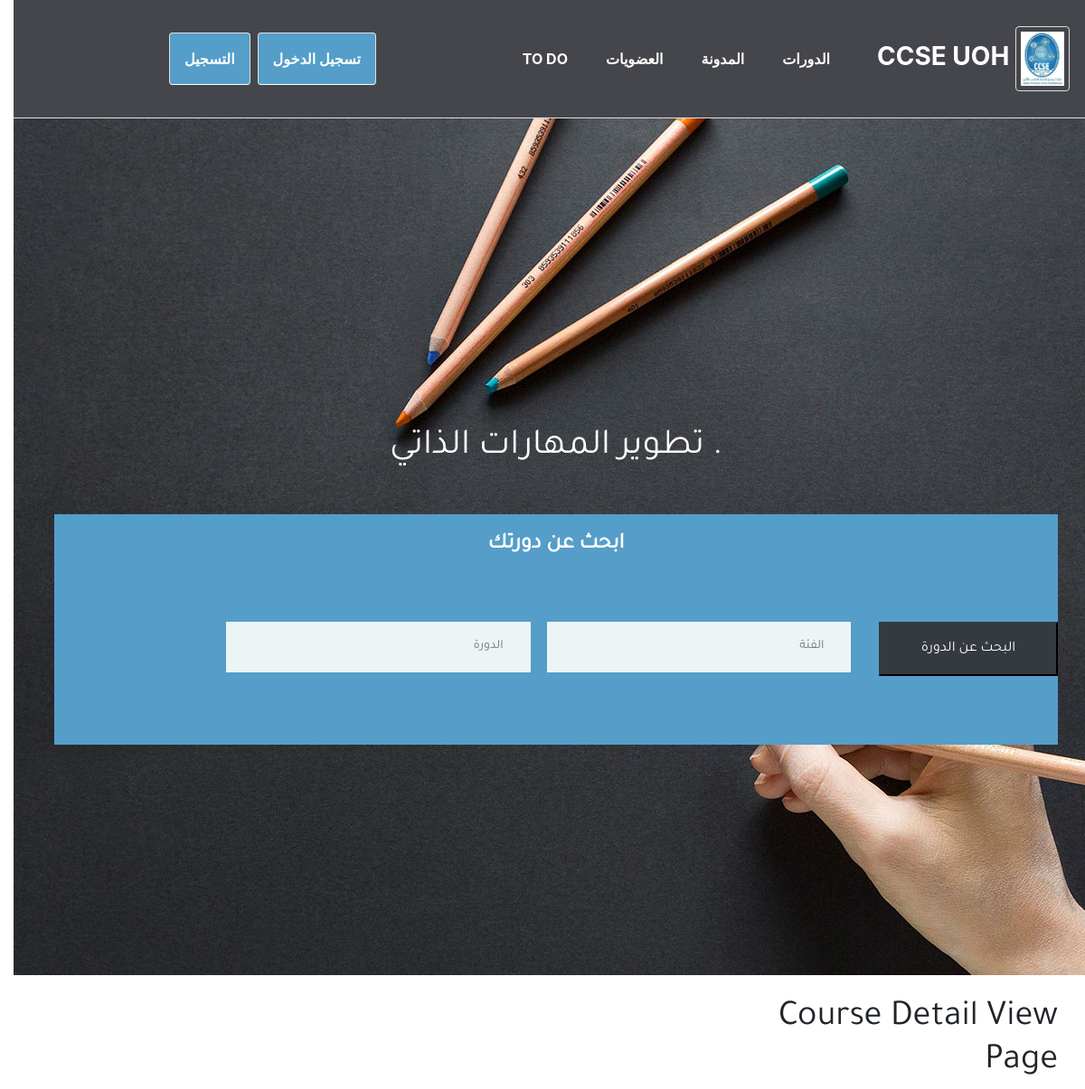
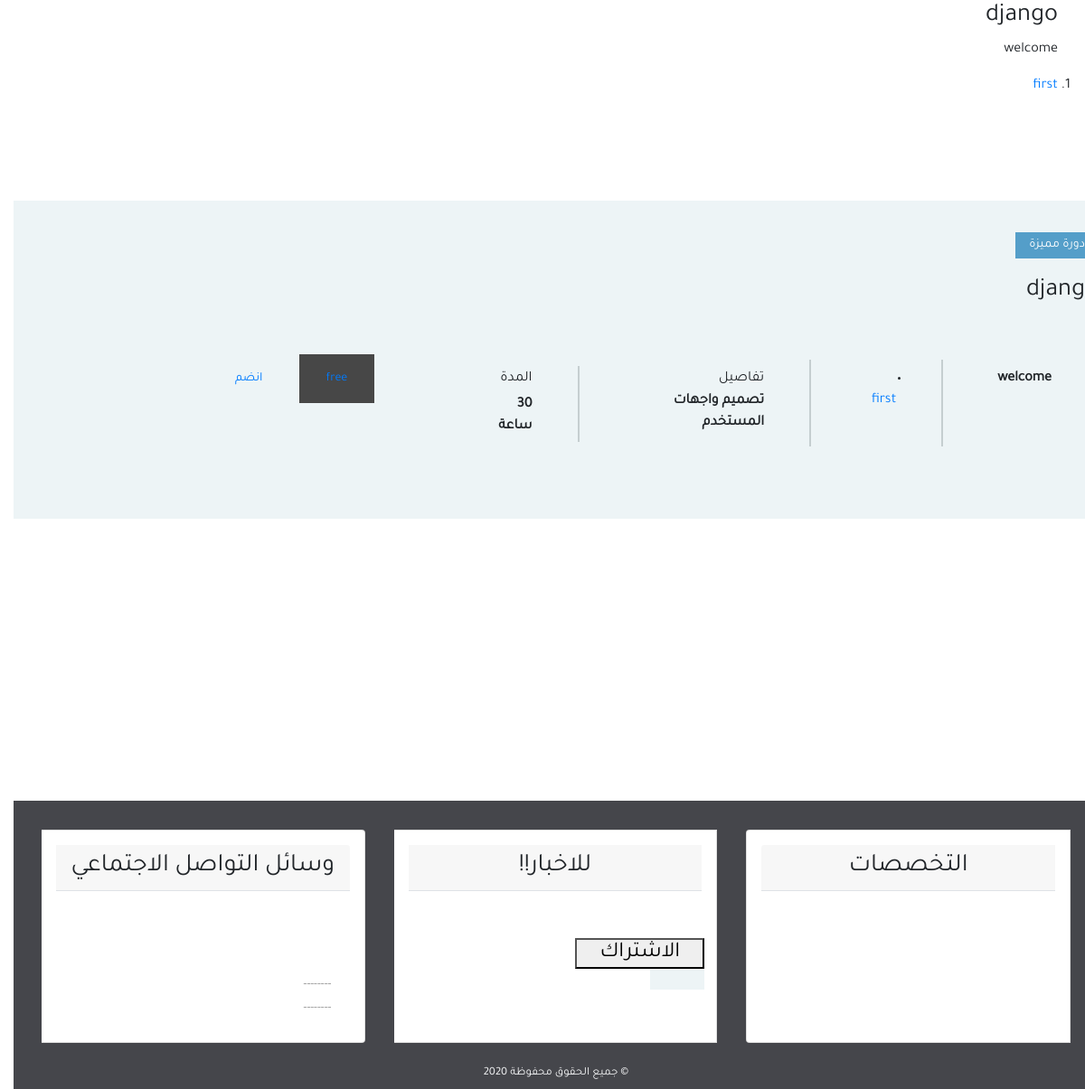
Page /courses/django on the committed database (2 pictures, top to bottom).
### courses/models.py (models this page shows, shortened)
class Course(models.Model):
    slug = models.SlugField()
    title = models.CharField(max_length=120)
    description = models.TextField()
    allowed_memberships = models.ManyToManyField(Membership)
    def get_absolute_url(self):
        return reverse('courses:detail', kwargs={'slug': self.slug})
    @property
    def lessons(self):
        return self.lesson_set.all().order_by('position')

class Lesson(models.Model):
    slug = models.SlugField()
    title = models.CharField(max_length=120)
    course = models.ForeignKey(Course, on_delete=models.SET_NULL, null=True)
    position = models.IntegerField()
    video_url = models.CharField(max_length=200)
    thumbnail = models.ImageField()
    def get_absolute_url(self):
        return reverse('courses:lesson-detail',
         kwargs={
             'course_slug': self.course.slug,
             'lesson_slug': self.slug
                        })

### courses/views.py (the view)
# urls.py: path('<slug>', CourseDetailView.as_view(), name='detail'),
class CourseDetailView(DetailView):
    model = Course

### courses/templates/courses/course_detail.html (shortened to what this page needs)
{% extends 'courses/base2.html' %}
{% load static %}
{% block content %}
	<div class="container">
		<div class="row">
			<div class="col-sm-4 col-md-4">
				<h1>Course Detail View Page</h1>
				<h3>{{ object.title }}</h3>
				<p>{{ object.description }}</p>
				<ol>
					{% for lesson in object.lessons %}
					<li><a href="{{ lesson.get_absolute_url }}">{{ lesson.title }}</a></li>
					{% endfor %}
				</ol>
			</div>
		</div>
	</div>
	<section class="single-course spad pb-0">
			<div class="course-meta-area">
				<div class="row">
					<div class="col-lg-10 offset-lg-1">
						<div class="course-note">دورة مميزة</div>
						<h3>{{ object.title }}</h3>
						<div class="course-metas">
							<div class="course-meta">
								<div class="course-author">
									<div class="ca-pic set-bg" data-setbg="{% static 'blog/images/img/authors/2.jpg'%}"></div>
									<p>{{ object.description }}</p>
								</div>
							</div>
							<div class="course-meta">
								<div class="cm-info">
									{% for lesson in object.lessons %}
									<li><a href="{{ object.get_absolute_url }}">{{ lesson.title }}</a></li>
									{% endfor %}
								</div>
							</div>
							<div class="course-meta">
								<div class="cm-info">
									<h6>تفاصيل</h6>
									<p>تصميم واجهات المستخدم  </p>
								</div>
							</div>
							<div class="course-meta">
								<div class="course-author">
						<div class="course-meta">
							<div class="cm-info">
								<h6>المدة</h6>
								<p>30 ساعة  </p>
							</div>
						</div>
					</div>
				</div>
				<a href="#" class="site-btn price-btn">free</a>
				<a href="#" class="site-btn buy-btn">انضم </a>
						</div>
					</div>
				</div>
			</div>
{% endblock %}

### blog/static/blog/css/main1.css (style rules this page uses)
html, body { direction: rtl; text-align: right; }
body { font-family: 'Tajawal', sans-serif; }

### blog/static/blog/css/main11.css (style rules this page uses)
ul, ol { padding: 0; margin: 0; }
.set-bg { background-repeat: no-repeat; background-size: cover; background-position: top center; }
.spad { padding-top: 115px; padding-bottom: 115px; }
.course-meta-area { background: #edf4f6; padding: 35px 0; }
.course-meta-area .course-note { display: inline-block; background: #549ec9; color: #fff; font-size: 14px; font-weight: 500; padding: 4px 15px; margin-bottom: 20px; }
.course-metas { padding-top: 50px; margin-bottom: 45px; display: table; }
.course-meta { display: table-cell; height: 100%; border-right: 2px solid #c5ced0; padding: 5px 50px; }
.course-meta:nth-child(1) { padding-left: 0; }
.course-meta:nth-child(4) { padding-right: 0; border-right: none; }
.course-meta p { margin-bottom: 0; }
.course-meta .course-author .ca-pic { width: 44px; height: 44px; border-radius: 50%; float: left; }
.course-meta .course-author h6 { padding-left: 60px; }
.course-meta .course-author p { padding-left: 60px; margin-bottom: 0; padding-top: 4px; font-weight: 600; }
.course-meta .cm-info h6 { margin-bottom: 3px; }
.course-meta .cm-info p { font-weight: 600; }
.course-meta-area .site-btn { min-width: auto; font-size: 14px; }
.course-meta-area .price-btn { padding: 20px 30px; background: #474747; margin-right: 10px; }
.course-meta-area .buy-btn { padding: 20px 40px; }
.container { width: 100%; padding-right: 15px; padding-left: 15px; margin-right: auto; margin-left: auto; }
@media (min-width: 576px) { .container { max-width: 540px; } }
@media (min-width: 768px) { .container { max-width: 720px; } }
@media (min-width: 992px) { .container { max-width: 960px; } }
@media (min-width: 1200px) { .container { max-width: 1140px; } }

### rows in the picture
Course: title "django", description "welcome"
Lesson: title "first"
